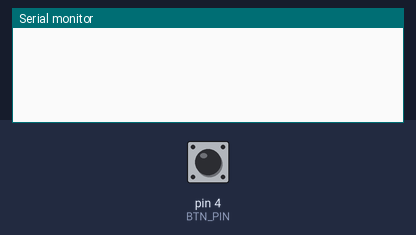
The sketch below on a simulated Arduino Uno, built with avr-gcc and run on an emulated ATmega328P. Parts: the last lines printed to the serial monitor. The test bench sets the inputs (shaded band); at power-on: pin 4 (BTN_PIN) HIGH.

Above: at 1.2 s.
1.3 s: pin 4 (BTN_PIN) pulled LOW for 0.15 s
At 1.43 s:
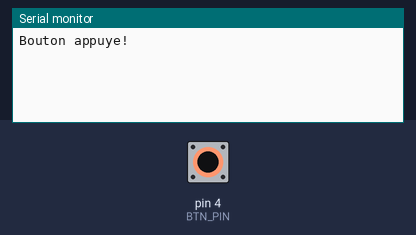
At 2.4 s:
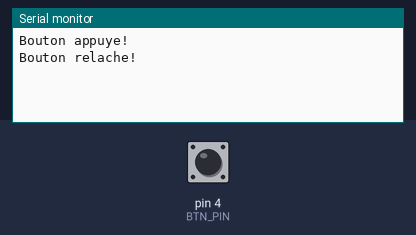

The sketch:

c03_bouton_etat.ino
```cpp
// Exemple montrant comment détecter
// le front montant et descendant
// du signal du bouton
//


#define BTN_PIN 4

unsigned long currentTime = 0;

// Lorsque la lecture = 1, le bouton
// n'est pas appuyé
int btnPrecedent = 1;

void setup() {
  Serial.begin(9600);

  pinMode(BTN_PIN, INPUT_PULLUP);

}

void loop() {
  currentTime = millis();

  int btn = digitalRead(BTN_PIN);

  if (btn == 1 && btnPrecedent == 0) {
    Serial.println("Bouton relache!");
  } else if (btn == 0 && btnPrecedent == 1) {
    Serial.println("Bouton appuye!");
  }

  btnPrecedent = btn;
}
```

Measured:
- after the input at 1.3 s, the serial monitor: prints a new line at once (image 1)
